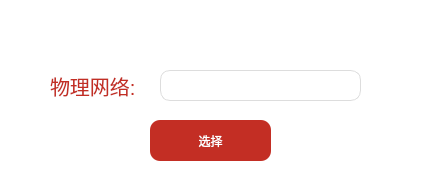
<?xml version="1.0" encoding="UTF-8"?>
<ui version="4.0">
 <class>NetworkType</class>
 <widget class="QDialog" name="NetworkType">
  <property name="geometry">
   <rect>
    <x>0</x>
    <y>0</y>
    <width>426</width>
    <height>190</height>
   </rect>
  </property>
  <property name="windowTitle">
   <string>Dialog</string>
  </property>
  <property name="styleSheet">
   <string notr="true">QDialog {background-color: white;}</string>
  </property>
  <widget class="QLabel" name="label_addnetworktypetitle">
   <property name="geometry">
    <rect>
     <x>130</x>
     <y>10</y>
     <width>161</width>
     <height>41</height>
    </rect>
   </property>
   <property name="styleSheet">
    <string notr="true">QLabel {
	color: #C32E24;
	font: 57 9pt &quot;HarmonyOS Sans SC&quot;;
	font-size: 25px;
}</string>
   </property>
   <property name="text">
    <string>&lt;html&gt;&lt;head/&gt;&lt;body&gt;&lt;p align=&quot;center&quot;&gt;&lt;br/&gt;&lt;/p&gt;&lt;/body&gt;&lt;/html&gt;</string>
   </property>
  </widget>
  <widget class="QLabel" name="label_add_networktype">
   <property name="geometry">
    <rect>
     <x>50</x>
     <y>70</y>
     <width>101</width>
     <height>31</height>
    </rect>
   </property>
   <property name="styleSheet">
    <string notr="true">QLabel {
	color: #C32E24;
	font: 57 9pt &quot;HarmonyOS Sans SC&quot;;
	font-size: 20px;
}</string>
   </property>
   <property name="text">
    <string>物理网络:</string>
   </property>
  </widget>
  <widget class="QLineEdit" name="lineEdit_add_networktype">
   <property name="geometry">
    <rect>
     <x>160</x>
     <y>70</y>
     <width>201</width>
     <height>31</height>
    </rect>
   </property>
   <property name="styleSheet">
    <string notr="true">QLineEdit {
	font: 57 9pt &quot;HarmonyOS Sans SC&quot;;
	border: 1px solid #ddd;
	box-shadow: none;
	color: #333;
	font-size: 15px;
	border-radius: 10px;
}
                        </string>
   </property>
  </widget>
  <widget class="QPushButton" name="pushButton_add_addunetworktype">
   <property name="geometry">
    <rect>
     <x>150</x>
     <y>120</y>
     <width>121</width>
     <height>41</height>
    </rect>
   </property>
   <property name="styleSheet">
    <string notr="true">QPushButton{
	font: 57 9pt &quot;HarmonyOS Sans SC&quot;;
	background-color: #C32E24;
	color: white;
	border: none;
	border-radius: 10px;

}

QPushButton:hover {
	background-color: white;
	color: #C32E24;
}</string>
   </property>
   <property name="text">
    <string>选择</string>
   </property>
  </widget>
 </widget>
 <resources/>
 <connections/>
</ui>
